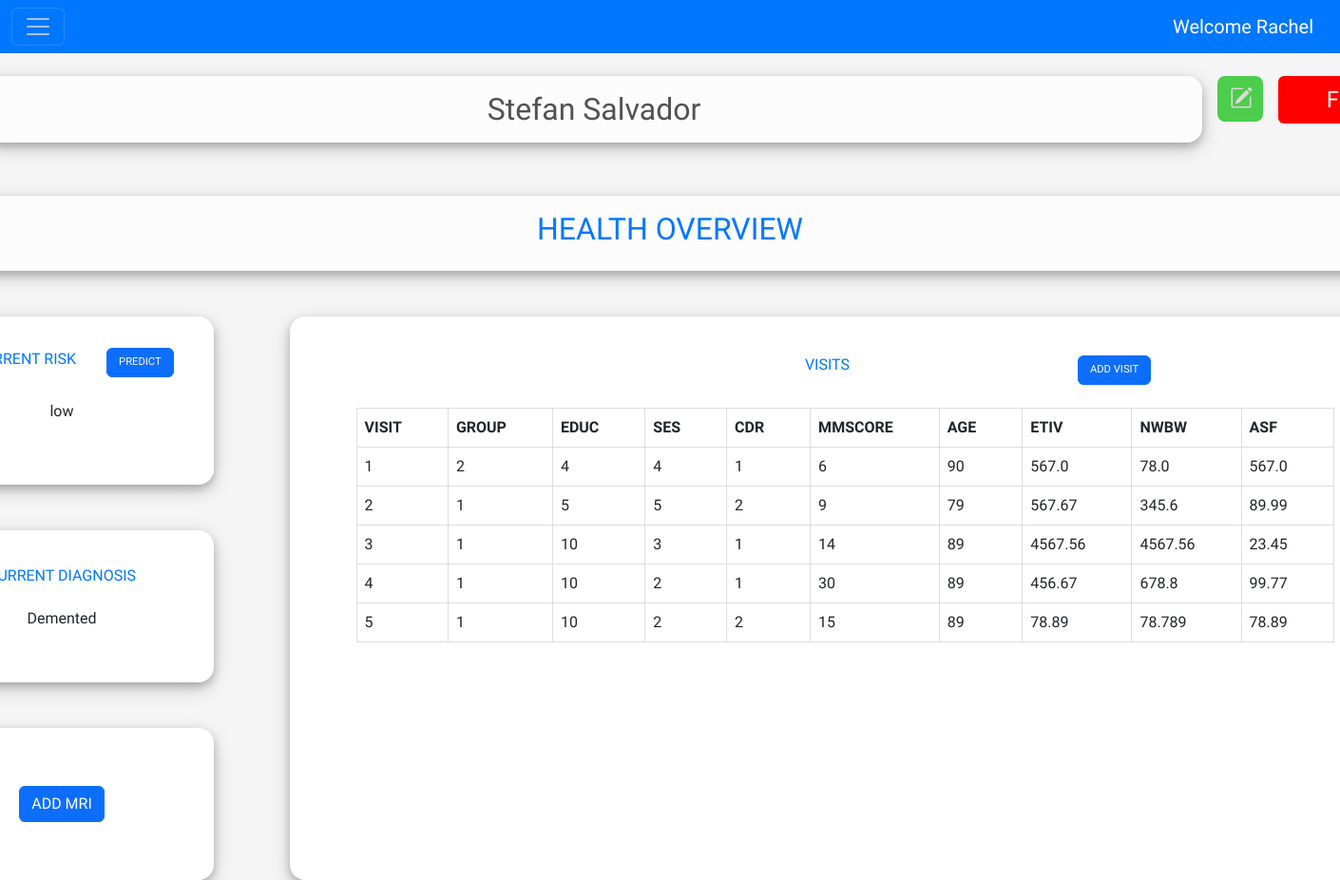
/patient_dashboard/1/21/, run on the app's committed database.
### api_fyp/apiapp/models.py (models this page shows, shortened)
class UserProfile(models.Model):
    user = models.OneToOneField(User, on_delete= models.CASCADE)
    img = models.ImageField(default='', upload_to='pics_user')

class User(AbstractUser):
    email = models.EmailField(unique = True)

class Patient(models.Model):
    GenderChoices = [
        (0,'Male'),
        (1, 'Female')
    ]
    Dominant_H_Choices = [
        (0,'Right'),
        (1, 'Left')
    ]
    PT_F_NAME = models.CharField(max_length=50, null=True, blank=False)
    PT_LAST_NAME = models.CharField(max_length=50, null=True, blank=False)
    SUBJECT_ID = models.CharField(max_length=50, null=True, blank=False, unique=True)
    GENDER = models.IntegerField(choices=GenderChoices, null=True, blank=False)
    HAND = models.IntegerField(choices=Dominant_H_Choices, null=True, blank=False)
    assigned_to = models.ForeignKey(UserProfile, on_delete=models.CASCADE, related_name= 'assigned_to',null=True, blank=True)
    flagged_by = models.ForeignKey(UserProfile, on_delete=models.CASCADE, related_name= 'flagged_by',null=True, blank=True)

class Prediction(models.Model):
    patient = models.ForeignKey(Patient, on_delete=models.CASCADE, related_name= 'prediction',null=True, blank=True)
    Prediction_Result = models.JSONField(null=True, blank=True)
    Risk_prediction = models.CharField(max_length =100,null=True, blank =True)
    DATE_PREDICTED = models.DateTimeField(null=True, blank=False)

class Visit(models.Model):
    CDR_Choices = [
        (0,'Non Demented'),
        (0.5, 'Very Mild AD'),
        (1, 'Mild AD'),
        (2, 'Moderate AD'),
    ]
    Group_Choices = [
        (0,'Non Demented'),
        (1, 'Demented'),
        (2, 'Converted')
    ]
    GROUP = models.IntegerField(choices=Group_Choices , null=True, blank=False)
    VISIT = models.IntegerField(validators=[MinValueValidator(1), MaxValueValidator(5)],null=True, blank=False)
    EDUCATION = models.IntegerField(validators=[MinValueValidator(1), MaxValueValidator(100)],null=True, blank=False)
    SES = models.IntegerField(validators=[MinValueValidator(1), MaxValueValidator(5)],null=True, blank=False)
    CDR = models.IntegerField(choices=CDR_Choices, null=True, blank=False)
    MMSCORE = models.IntegerField(validators=[MinValueValidator(0), MaxValueValidator(30)],null=True, blank=False)
    AGE = models.IntegerField(validators=[MinValueValidator(0)],null=True, blank=False)
    ETIV = models.FloatField(validators=[MinValueValidator(0)],null=True, blank=False)
    NWBV = models.FloatField(validators=[MinValueValidator(0)],null=True, blank=False)
    ASF = models.FloatField(validators=[MinValueValidator(0)],null=True, blank=False)
    patient = models.ForeignKey(Patient, on_delete=models.CASCADE, related_name= 'visits',null=False, blank=True)

### api_fyp/apiapp/views.py (the view, shortened to what this page needs)
# urls.py: path("patient_dashboard/<int:pk>/<int:p_pk>/", views.patient_dashboard, name = "patient_dashboard"),
def patient_dashboard(request, pk , p_pk):
    patient_info = get_object_or_404(Patient, id=p_pk)
    user_info = get_object_or_404(UserProfile, id=pk)
    patient_visits = Visit.objects.filter(patient = patient_info).order_by('VISIT')
    prediction_patient = Prediction.objects.filter(patient = patient_info).order_by('DATE_PREDICTED').last()
    current_diagnosis = Visit.objects.filter(patient = patient_info).order_by('VISIT').last()
    if request.method == 'GET':
        form = create_visit()
        if request.headers.get('X-Requested-With')== 'XMLHttpRequest' and request.GET.get('action') == 'get_form':
            form_b = render_to_string('patient_dashboard.html', {'form':form}, request)
            return JsonResponse({'form': form_b})
        return render(request, 'patient_dashboard.html', {'form': form,'patient_info': patient_info,'user_info': user_info,'patient_visits': patient_visits ,"predictions": prediction_patient,"current_diagnosis":current_diagnosis})

### api_fyp/apiapp/templates/patient_dashboard.html (shortened to what this page needs)
{% extends 'base.html' %}
{% block content %}
<div class="patient_dash">
    <div class="patient">
        <h1 id="patient_name"> {{ patient_info.PT_F_NAME }}  {{ patient_info.PT_LAST_NAME }}</h1>
        <a href="" id = "edit_button" data-bs-toggle="modal"  data-bs-target="#Modal_edit_patient" class="btn">
            <i class="bi bi-pencil-square" style=" filter: invert(1);"></i>
        </a>
        <a href="{%url 'patient_flag' pk=patient_info.id %}" class="btn" id="flag">FLAG</a>
    </div>
    <br></br>
    <div class="title">
        <h2 id="title"> HEALTH OVERVIEW</h2>
    </div>
    <br></br>
    <div class="container" >
        <div class="container2">
            <div  class = "container_risk">
                <div class="prediction_title">
                    <div>
                        <h3>AD CURRENT RISK</h3>
                    </div>
                    <div>
                        <a href="{%url 'prediction_view' pk=user_info.id p_pk=patient_info.id %}" class="btn btn-primary" id="predictor">PREDICT</a>
                    </div>
                </div>
                <div class="risk_prediction">
                    {%if predictions%}
                    <p>{{predictions.Risk_prediction}}</p>
                    {%else%}
                    <p>Not enough visits</p>
                    {%endif%}
                </div>
            </div>
            <br></br>
            <div class = "container_diag">
                <div>
                    <h3>CURRENT DIAGNOSIS</h3>
                </div>
                <div class="Diagnoisis">
                    {%if predictions%}
                    <p>{{current_diagnosis.get_GROUP_display}}</p>
                    {%else%}
                    <p>Not enough visits</p>
                    {%endif%}
                </div>
            </div>
            <br></br>
            <div class = "container_MRI">
                <div class="mri">
                    <a id = "add_mri" href="{% url 'add_img' pk=user_info.pk  p_pk=patient_info.id %}" data-bs-toggle="modal"  data-bs-target="#Modal_add_img" class="btn btn-primary">ADD MRI</a>
                </div>
            </div>
        </div>
        <div  class = "container_visits">
            <div class = "visit_header">
                <div>
                    <h3>VISITS</h3>
                </div>
                <div>
                    <a id = "add_patient" href="{% url 'patient_dashboard' pk=user_info.pk  p_pk=patient_info.id %}" data-bs-toggle="modal"  data-bs-target="#Modal_add_visit" class="btn btn-primary">ADD VISIT</a>
            </div>
            </div>
            <div class="visits">
                <table>
                    <thead>
                        <tr>
                            <th scope="col">VISIT</th>
                            <th scope="col">GROUP</th>
                            <th scope="col">EDUC</th>
                            <th scope="col">SES</th>
                            <th scope="col">CDR</th>
                            <th scope="col">MMSCORE</th>
                            <th scope="col">AGE</th>
                            <th scope="col">ETIV</th>
                            <th scope="col">NWBW</th>
                            <th scope="col">ASF</th>
                        </tr>
                    </thead>
                    <tbody>
                        {% for visit in patient_visits %}
                        <tr>
                            <td>{{visit.VISIT}}</td>
                            <td>{{visit.GROUP}}</td>
                            <td>{{visit.EDUCATION}}</td>
                            <td>{{visit.SES}}</td>
                            <td>{{visit.CDR}}</td>
                            <td>{{visit.MMSCORE}}</td>
                            <td>{{visit.AGE}}</td>
                            <td>{{visit.ETIV}}</td>
                            <td>{{visit.NWBV}}</td>
                            <td>{{visit.ASF}}</td>
                        </tr>
                        {% endfor %}
                    </tbody>
                   </table>
                </div>
            </div>
        </div>
        </div>
    </div>
{% endblock%}

### api_fyp/apiapp/templates/Nav.html (shortened to what this page needs)
<nav class="navbar"  style = "background-color: #0077ff;" >
    <div class="container-fluid">
      <button style="filter:invert(1);"class="navbar-toggler" type="button" data-bs-toggle="offcanvas" data-bs-target="#offcanvasNavbar" aria-controls="offcanvasNavbar"  aria-label="Toggle navigation" >
        <span class="navbar-toggler-icon"></span>
      </button>
      <a  style="color: white;" class="navbar-brand" href="#">Welcome {{ user_info.user.first_name }} </a>
    </div>
  </nav>

### api_fyp/apiapp/templates/patient_dashboard.html (style rules this page uses)
table { max-width: 30rem; overflow: scroll; }
#patient_name { box-shadow: 0 4px 8px 0 rgba(0, 0, 0, 0.2), 0 6px 20px 0 rgba(0, 0, 0, 0.19); }
.container_diag { gap:1rem; padding: 1rem; display:flex; align-items: center; flex-direction:column; min-width: 10rem; min-height: 10rem; justify-content : center ; border: 0.05rem solid rgba(0, 0, 0, 0); border-radius: 1rem; overflow: hidden; box-shadow: 0 4px 8px 0 rgba(0, 0, 0, 0.2), 0 6px 20px 0 rgba(0, 0, 0, 0.19); background-color: white; }
.patient { display: flex; justify-content: space-between; }
.patient_dash { min-width: 100rem; }
.title { color: #0077ff; border-radius: 1rem; padding: 1rem; width: 100%; display: flex; justify-content:center; background-color: rgba(255, 255, 255, 0.77); align-items: center; box-shadow: 0 4px 8px 0 rgba(0, 0, 0, 0.2), 0 6px 20px 0 rgba(0, 0, 0, 0.19); }
h1 { font-size: 2rem; overflow: hidden; background-color: rgba(255, 255, 255, 0.77); color: rgb(82, 82, 82); border-radius: 1rem; padding: 1rem; width: 80%; display: flex; justify-content: center; }
h2 { font-size: 2rem; overflow: hidden; }
#flag { width: 10%; height: 20%; font-size: 1.5rem; background-color: red; color: white; display: flex; justify-content: center; }
h3 { font-size: 1rem; display:flex; align-items: center; color: #0077ff; }
#edit_button { background-color:rgba(0, 187, 0, 0.69); width: 3rem ; height: 3rem; font-size: 1.5rem; border-radius: 0.5rem; display: flex; align-items: center; }
.container { display: flex; flex-direction: row; justify-content: space-between; gap: 5rem; }
.container2 { display:flex; justify-content: space-between; flex-direction: column; }
.container_risk { box-shadow: 0 4px 8px 0 rgba(0, 0, 0, 0.2), 0 6px 20px 0 rgba(0, 0, 0, 0.19); padding: 1rem; display:flex; align-items: center; flex-direction:column; min-width: 20rem; min-height: 10rem; justify-content : center ; border: 0.05rem solid rgba(0, 0, 0, 0); border-radius: 1rem; overflow: hidden; background-color: white; }
.container_MRI { box-shadow: 0 4px 8px 0 rgba(0, 0, 0, 0.2), 0 6px 20px 0 rgba(0, 0, 0, 0.19); padding: 1rem; display:flex; align-items: center; flex-direction:column; min-width: 20rem; min-height: 10rem; justify-content : center ; border: 0.05rem solid rgba(0, 0, 0, 0); border-radius: 1rem; overflow: hidden; background-color: white; }
.prediction_title { padding: 1rem; display:flex; align-items: center; flex-direction:row; gap: 2rem; }
#predictor { font-size: 0.7rem; }
.risk_prediction { position:relative; width: 80%; height: 4rem; margin:0.5rem auto; display:flex; align-items: center; flex-direction:column; }
.container_visits { padding: 1rem; display:flex; align-items: center; flex-direction:column; min-width: 75rem; min-height: 35rem; justify-content : center ; border: 0.05rem solid rgba(0, 0, 0, 0); border-radius: 1rem; overflow-x: scroll; overflow-x: hidden; background-color: white; box-shadow: 0 4px 8px 0 rgba(0, 0, 0, 0.2), 0 6px 20px 0 rgba(0, 0, 0, 0.19); }
.visit_header { padding: 0.5rem 3rem 0.5rem 0.5rem; position:relative; top: -13rem; left:9rem; display:flex; justify-content:center; flex-direction: row; gap:15rem; }
#add_patient { font-size: 0.7rem; }
.visits { position:relative; width: 80%; max-width: 80%; height: 4rem; right: 4rem; top: -12rem; text-overflow: ellipsis; }
table, tr, td, th { border: 1px solid #ddd; padding: 0.5rem 3rem 0.5rem 0.5rem; }

### api_fyp/apiapp/templates/base.html (style rules this page uses)
.main_container,.container { font-family: "Work Sans", sans-serif; }
.main_container { background-color: rgba(182, 182, 182, 0.124); }
.container { display: flex; justify-content:center; }

### data on the page
UserProfile: user.first_name "Rachel"
Patient: PT_F_NAME "Stefan", PT_LAST_NAME "Salvador"
Prediction: Risk_prediction "low"
Visit: GROUP "Demented", VISIT "5", GROUP "1", EDUCATION "10", SES "2", CDR "2", MMSCORE "15", AGE "89", ETIV "78.89", NWBV "78.789", ASF "78.89"
Visit: VISIT "1", GROUP "2", EDUCATION "4", SES "4", CDR "1", MMSCORE "6", AGE "90", ETIV "567.0", NWBV "78.0", ASF "567.0"
Visit: VISIT "2", GROUP "1", EDUCATION "5", SES "5", CDR "2", MMSCORE "9", AGE "79", ETIV "567.67", NWBV "345.6", ASF "89.99"
Visit: VISIT "3", GROUP "1", EDUCATION "10", SES "3", CDR "1", MMSCORE "14", AGE "89", ETIV "4567.56", NWBV "4567.56", ASF "23.45"
Visit: VISIT "4", GROUP "1", EDUCATION "10", SES "2", CDR "1", MMSCORE "30", AGE "89", ETIV "456.67", NWBV "678.8", ASF "99.77"
